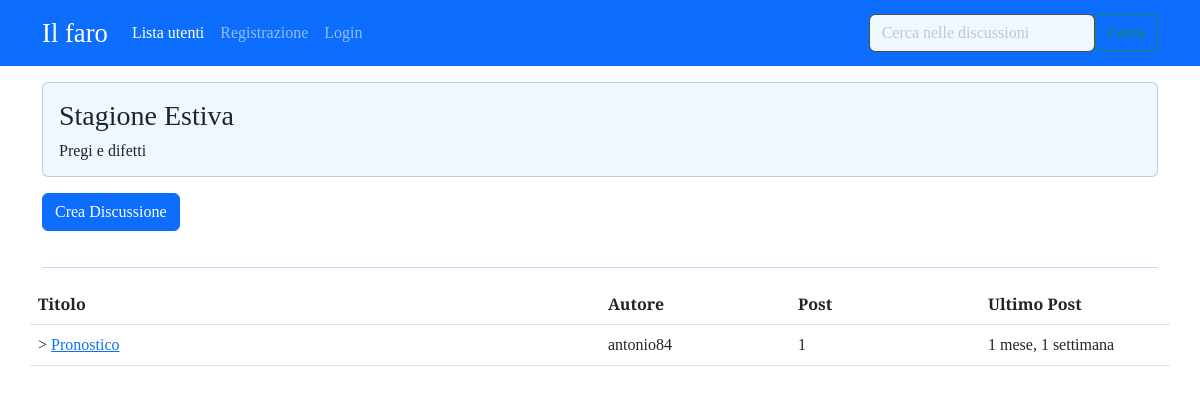
The app's page /forum/sezione/2/ with its own data.
### forum/models.py (models this page shows, shortened)
class Sezione (models.Model):
    nome_sezione = models.CharField(max_length=80)
    descrizione = models.CharField(max_length=150, blank=True, null=True)
    logosezione = models.ImageField(blank=True, null=True)
    class Meta:
        verbose_name ="Sezione"
        verbose_name_plural ="Sezioni"

class Discussione (models.Model):
    titolo=models.CharField(max_length=150)
    data_creazione= models.DateTimeField(auto_now_add=True)
    autore_discussione= models.ForeignKey(User, on_delete=models.CASCADE, related_name="discussioni")
    sezione_appartenenza =  models.ForeignKey (Sezione, on_delete=models.CASCADE)
    class Meta:
        verbose_name ="Discussione"
        verbose_name_plural ="Discussioni"
    def get_absolute_url(self):
        return reverse ("visualizza_discussione", kwargs={"pk": self.pk})

class Post(models.Model):
        autore_post= models.ForeignKey(User, on_delete=models.CASCADE, related_name="posts")
        contenuto=models.TextField()
        data_creazione= models.DateTimeField(auto_now_add=True)
        discussione= models.ForeignKey(Discussione, on_delete=models.CASCADE)
        inserisci_immagine = models.ImageField(null=True, blank=True, upload_to="images/")
        class Meta:
            verbose_name ="Post"
            verbose_name_plural ="Posts"

### forum/views.py (the view)
# urls.py: path("sezione/<int:pk>/", views.visualizza_sezione, name ="sezione_view"),
def visualizza_sezione (request, pk):
    sezione = get_object_or_404(Sezione, pk=pk)
    discussioni_sezione= Discussione.objects.filter(sezione_appartenenza=sezione).order_by("-data_creazione")
    context={"sezione":sezione, "discussioni":discussioni_sezione}
    return render (request, "forum/singola_sezione.html", context)

### forum/templates/forum/singola_sezione.html (shortened to what this page needs)
{% extends 'base.html' %}
{%block content%}
<div class="card my-3 px-3 py-3" style="background-color: aliceblue">
        <h3 class="">{{sezione.nome_sezione}}</h3>
        <h6 class="card-text">{{sezione.descrizione}}</h6>
    </div>
<div class="card-body">
    <a class="btn btn-primary" style="margin-bottom: 20px;" href="{% url 'crea_discussione' pk=sezione.pk %}">Crea Discussione</a>
    <table class="table mt-3">
        <thead>
            <tr class="row">
                <th class="col-lg-6 col-4">Titolo</th>
                <th class="col-lg-2 col-3">Autore</th>
                <th class="col-lg-2 col-2">Post</th>
                <th class="col-lg-2 col-3">Ultimo Post</th><hr class="border-primary">
            </tr>
        </thead>
        <tbody>
            <tr class="row">
              {% for discussione in discussioni %}
                <td class="col-lg-6 col-4">
                    >
                  <a href="{{ discussione.get_absolute_url }}">{{discussione.titolo}}</a>
                </td>
                <td class="col-lg-2 col-3">
                  {{discussione.autore_discussione}}
                </td>
                <td class="col-lg-2 col-2">{{discussione.post_set.count}}</td>
                <td class="col-lg-2 col-3">{{ discussione.post_set.last.data_creazione|timesince }}</td>
              {% endfor %}
            </tr>
          </tbody>
    </table>
</div>
{% endblock content %}

### static-storage/css/agora.css (style rules this page uses)
body { font-family: 'Slabo 27px', serif; }

### records on screen
Sezione: nome_sezione "Stagione Estiva", descrizione "Pregi e difetti"
Discussione: titolo "Pronostico", autore_discussione "antonio84", post_set.count "1", post_set.last.data_creazione "1 mese, 1 settimana"
